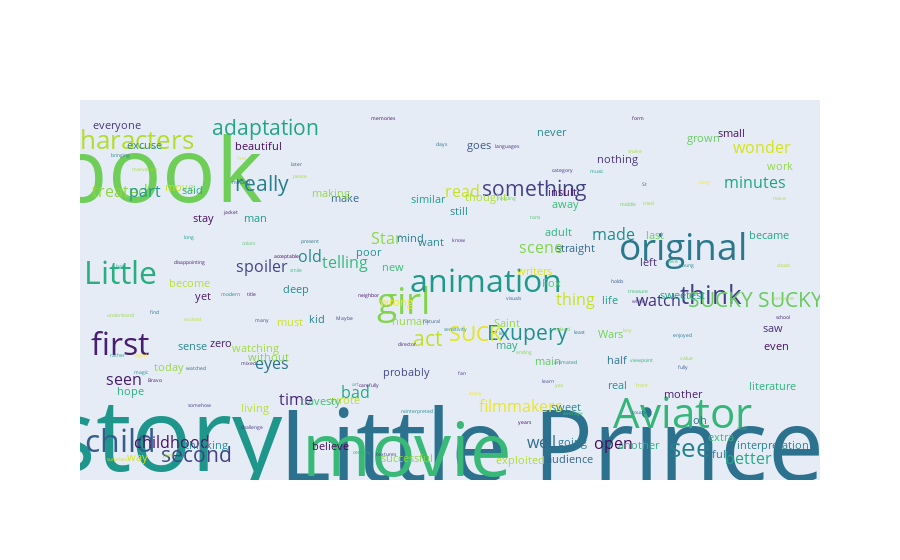

Here is the notebook cell this chart was saved with:
### Code cell
neutral_comments = '.'.join(df_nutral['content'])
iplot(pwc(neutral_comments))

### Figure 1 — Plotly figure (JSON) as saved in the notebook; plotly's stock layout.template omitted (floating-point values rounded to 4 significant figures; data arrays with more than 128 entries replaced by an {"elided": "..."} marker saying what was removed)
{"data": [{"hoverinfo": "text", "hovertext": {"elided": "200 str values"}, "mode": "text", "text": {"elided": "200 str values"}, "textfont": {"color": {"elided": "200 str values"}, "size": {"elided": "200 float values"}}, "type": "scatter", "x": {"elided": "200 int values"}, "y": {"elided": "200 int values"}}], "layout": {"xaxis": {"showgrid": false, "showticklabels": false, "zeroline": false}, "yaxis": {"showgrid": false, "showticklabels": false, "zeroline": false}}}
